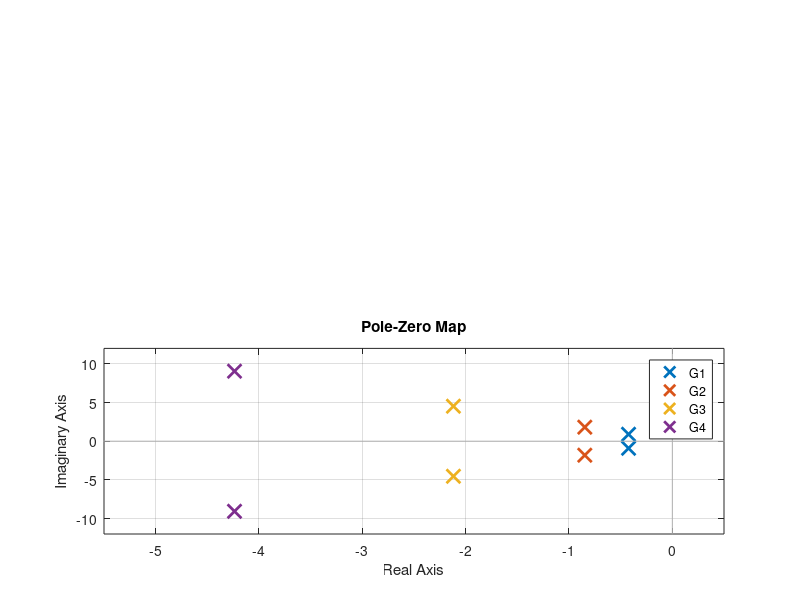

The MATLAB script that drew this image: (Note: this script raises an error after producing the figure.)
% Master1 CORO 
% Classical Control
% exercise 1 of lab1

clear all, close all, clc

disp('section 1.1')
disp('')

k=1;

% ----- 変更箇所 ----- %
a = 0.4237;

wn1=1; wn2=2; wn3=5; wn4=10;

num1 = k * wn1^2;
den1 = [1, 2*a*wn1, wn1^2];
num2 = k * wn2^2;
den2 = [1, 2*a*wn2, wn2^2];
num3 = k * wn3^2;
den3 = [1, 2*a*wn3, wn3^2];
num4 = k * wn4^2;
den4 = [1, 2*a*wn4, wn4^2];

G1 = tf(num1, den1);
G2 = tf(num2, den2);
G3 = tf(num3, den3);
G4 = tf(num4, den4);

% ----- 変更箇所 ----- 

%{
----- tf関数の説明-----

sys = tf(num, den)

sys は定義された伝達関数を表すシステムオブジェクトです。
num は伝達関数の分子の係数を、den は伝達関数の分母の係数を表すベクトルや配列です。
具体的な説明は以下の通りです：

num: 伝達関数の分子の係数を表すベクトルや配列です。
例えば、伝達関数 G(s) = 3s^2 + 2s + 1 の場合、分子の係数ベクトルは [3, 2, 1] になります。

den: 伝達関数の分母の係数を表すベクトルや配列です。
例えば、伝達関数 G(s) = 3s^2 + 2s + 1 の場合、分母の係数ベクトルは [1, 2, 3] になります。
分母の係数ベクトルは通常、1次の項から始まり、最高次の項で終わります。

以下は具体的な例です：

伝達関数 G(s) = 3s^2 + 2s + 1 を定義する例
numerator = [3];
denominator = [1, 2, 3];
sys = tf(numerator, denominator);

このコードは、伝達関数 G(s) = 3s^2 + 2s + 1 を定義し、sys というシステムオブジェクトに格納します。
このシステムオブジェクトを使用して、伝達関数の特性や応答を分析できます。

%}

f1=figure(1);
set(f1,'position',[1   462   504   343])
subplot(211)
step(G1,G2,G3,G4);
legend('G1','G2','G3','G4')
subplot(212)
pzmap(G1,G2,G3,G4)
legend('G1','G2','G3','G4')

S1 = stepinfo(G1,'SettlingTimeThreshold',0.05);
S2 = stepinfo(G2,'SettlingTimeThreshold',0.05);
S3 = stepinfo(G3,'SettlingTimeThreshold',0.05);
S4 = stepinfo(G4,'SettlingTimeThreshold',0.05);
disp(['5% settling time of G1 (T1=1) :',num2str(S1.SettlingTime)])
disp(['5% settling time of G2 (T2=5) :',num2str(S2.SettlingTime)])
disp(['5% settling time of G3 (T3=10) :',num2str(S3.SettlingTime)])
disp(['5% settling time of G4 (T4=50) :',num2str(S4.SettlingTime)])

%%

disp('---------------------------------------------')
disp('section 1.2')
disp('')

k1=1;k2=2;k3=5;k4=10;
T=10;

G1=tf(k1,[T 1]);G2=tf(k2,[T 1]);G3=tf(k3,[T 1]);G4=tf(k4,[T 1]);
py
f2=figure(2);hold on
set(f2,'position',[507   462   504   343])
step(G1,G2,G3,G4);
plot([0 T],[0 k1],'k')
plot([0 T],[0 k2],'k')
plot([0 T],[0 k3],'k')
plot([0 T],[0 k4],'k')
plot([T T],[0 k4],':k')
legend('G1','G2','G3','G4')


S1 = stepinfo(G1,'SettlingTimeThreshold',0.05);
S2 = stepinfo(G2,'SettlingTimeThreshold',0.05);
S3 = stepinfo(G3,'SettlingTimeThreshold',0.05);
S4 = stepinfo(G4,'SettlingTimeThreshold',0.05);

disp(['5% settling time of G1 (k=1) :',num2str(S1.SettlingTime)])
disp(['5% settling time of G2 (k=2) :',num2str(S2.SettlingTime)])
disp(['5% settling time of G3 (k=5) :',num2str(S3.SettlingTime)])
disp(['5% settling time of G4 (k=10) :',num2str(S4.SettlingTime)])

%%